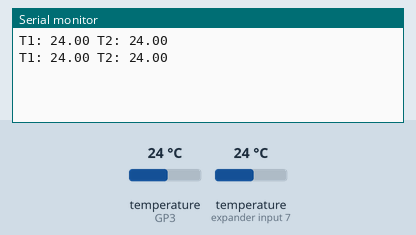
Recording of a sketch running on a simulated Raspberry Pi Pico. On the bench: the last lines printed to the serial monitor. The inputs (shaded band) are chosen by the test bench; at power-on: temperature (sensors on GP3, expander input 7) 24 °C.

Above: at 3.5 s.
3.6 s: temperature (sensor on GP3) set to 12 °C
At 4.6 s:
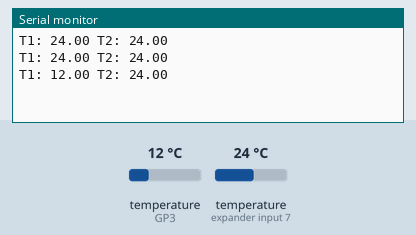
5.1 s: temperature (sensor on expander input 7) set to 12 °C
At 6.3 s:
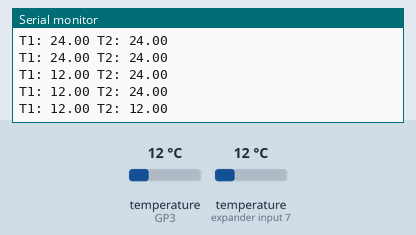
6.6 s: temperature (sensor on GP3) set to 19 °C
At 7.6 s:
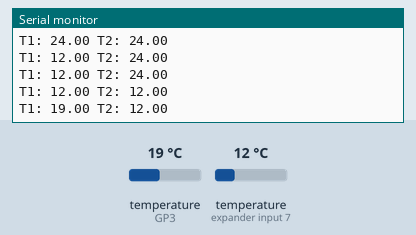
8.1 s: temperature (sensor on expander input 7) set to 19 °C
At 9.6 s:
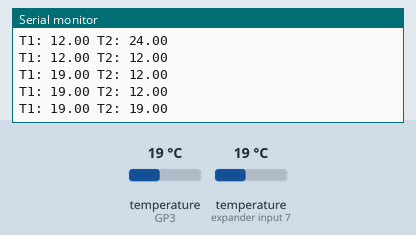
Timing chart, 0 to 10.6 s (numbered marks = the images above; inputs shaded):
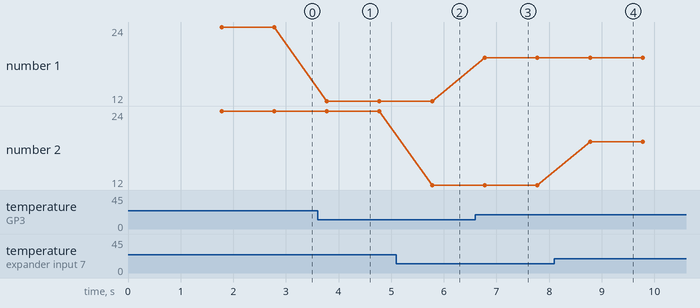

The sketch:

sensor_temp_42.ino
```cpp
// snippet: sensor_temp_42
// tags: temperature, sensor, millis, onewire, dallastemperature
// boards: avr, esp32, megaavr, nano33iot, romi32u4, rp2040
// library: OneWire, DallasTemperature
// description: Two DS18B20 sensors on one OneWire bus pin 3
// prompts: ds18b20, sensors, onewire, declare, onewire, dallastemperature
// verified: compile-only
// source: kd-generated (id 42)
// exact-include: OneWire.h, DallasTemperature.h

#include <OneWire.h>
#include <DallasTemperature.h>

#define ONE_WIRE_PIN 3
OneWire oneWire(ONE_WIRE_PIN);
DallasTemperature sensors(&oneWire);
unsigned long prevMs = 0;

void setup() {
  Serial.begin(9600);
  sensors.begin();
}

void loop() {
  unsigned long now = millis();
  if (now - prevMs < 1000) return;
  prevMs = now;

  sensors.requestTemperatures();  // Dallas: trigger a conversion on the 1-Wire bus (blocks ~750ms)
  float temp1 = sensors.getTempCByIndex(0);  // Dallas: Celsius for device index (0-based)
  float temp2 = sensors.getTempCByIndex(1);  // Dallas: Celsius for device index (0-based)

  if (temp1 == DEVICE_DISCONNECTED_C) {
    Serial.println("DS18B20 sensor 1 not found");
    temp1 = -127.0;
  }
  if (temp2 == DEVICE_DISCONNECTED_C) {
    Serial.println("DS18B20 sensor 2 not found");
    temp2 = -127.0;
  }

  Serial.print("T1: ");
  Serial.print(temp1);
  Serial.print(" T2: ");
  Serial.println(temp2);
}
```

Measured:
- after the input at 3.6 s, the serial monitor: prints a new line after 0.18 s (image 1)
- after the input at 5.1 s, the serial monitor: prints a new line after 0.68 s (image 2)
- after the input at 6.6 s, the serial monitor: prints a new line after 0.18 s (image 3)
- after the input at 8.1 s, the serial monitor: prints a new line after 0.68 s (image 4)
- plotted number 1: 24 → 12 after the input at 3.6 s, 12 → 19 after the input at 6.6 s
